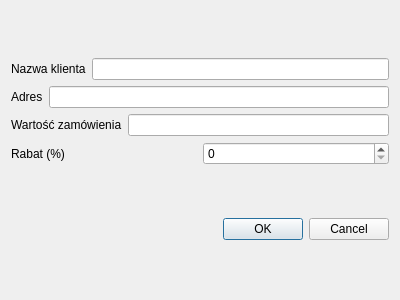
<?xml version="1.0" encoding="UTF-8"?>
<ui version="4.0">
 <class>Dialog</class>
 <widget class="QDialog" name="Dialog">
  <property name="geometry">
   <rect>
    <x>0</x>
    <y>0</y>
    <width>400</width>
    <height>300</height>
   </rect>
  </property>
  <property name="windowTitle">
   <string>Dialog</string>
  </property>
  <layout class="QGridLayout" name="gridLayout">
   <item row="0" column="0">
    <layout class="QVBoxLayout" name="verticalLayout">
     <item>
      <layout class="QHBoxLayout" name="horizontalLayout">
       <item>
        <widget class="QLabel" name="label">
         <property name="text">
          <string>Nazwa klienta</string>
         </property>
        </widget>
       </item>
       <item>
        <widget class="QLineEdit" name="nazwaKlienta_lineEdit"/>
       </item>
      </layout>
     </item>
     <item>
      <layout class="QHBoxLayout" name="horizontalLayout_2">
       <item>
        <widget class="QLabel" name="label_2">
         <property name="text">
          <string>Adres</string>
         </property>
        </widget>
       </item>
       <item>
        <widget class="QLineEdit" name="adresKlienta_lineEdit"/>
       </item>
      </layout>
     </item>
     <item>
      <layout class="QHBoxLayout" name="horizontalLayout_3">
       <item>
        <widget class="QLabel" name="label_3">
         <property name="text">
          <string>Wartość zamówienia</string>
         </property>
        </widget>
       </item>
       <item>
        <widget class="QLineEdit" name="wartoscZamowienia_lineEdit"/>
       </item>
      </layout>
     </item>
     <item>
      <layout class="QHBoxLayout" name="horizontalLayout_4">
       <item>
        <widget class="QLabel" name="label_4">
         <property name="text">
          <string>Rabat (%)</string>
         </property>
        </widget>
       </item>
       <item>
        <widget class="QSpinBox" name="rabat_spinBox">
         <property name="maximum">
          <number>100</number>
         </property>
        </widget>
       </item>
      </layout>
     </item>
    </layout>
   </item>
   <item row="1" column="0">
    <widget class="QDialogButtonBox" name="buttonBox">
     <property name="orientation">
      <enum>Qt::Horizontal</enum>
     </property>
     <property name="standardButtons">
      <set>QDialogButtonBox::Cancel|QDialogButtonBox::Ok</set>
     </property>
    </widget>
   </item>
  </layout>
 </widget>
 <resources/>
 <connections>
  <connection>
   <sender>buttonBox</sender>
   <signal>accepted()</signal>
   <receiver>Dialog</receiver>
   <slot>accept()</slot>
   <hints>
    <hint type="sourcelabel">
     <x>248</x>
     <y>254</y>
    </hint>
    <hint type="destinationlabel">
     <x>157</x>
     <y>274</y>
    </hint>
   </hints>
  </connection>
  <connection>
   <sender>buttonBox</sender>
   <signal>rejected()</signal>
   <receiver>Dialog</receiver>
   <slot>reject()</slot>
   <hints>
    <hint type="sourcelabel">
     <x>316</x>
     <y>260</y>
    </hint>
    <hint type="destinationlabel">
     <x>286</x>
     <y>274</y>
    </hint>
   </hints>
  </connection>
 </connections>
</ui>
